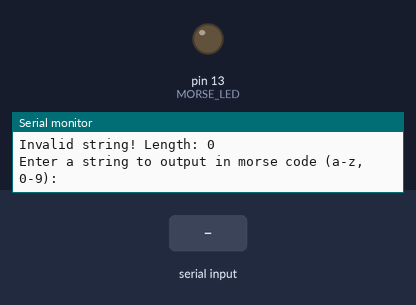
This sketch was run on a simulated Arduino Uno, built with avr-gcc and run on an emulated ATmega328P. Shown: output pins drawn as LEDs (lit = HIGH), the last lines printed to the serial monitor. The inputs (shaded band) are chosen by the test bench.

Above: at 1.2 s.
1.3 s: "a" received over Serial
At 3.1 s:
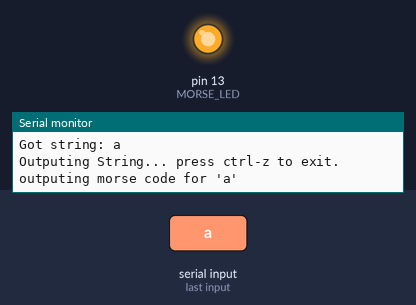
Timing chart, 0 to 10.3 s (numbered marks = the images above; inputs shaded):
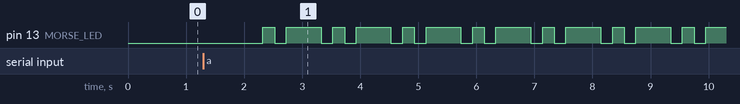

Measured:
- after the input at 1.3 s, pin 13 (MORSE_LED): LOW → HIGH after 1.0 s, then repeats every 1.2 s: LOW 0.20 s, HIGH 0.60 s, LOW 0.20 s, HIGH 0.20 s

The sketch:

app.ino
```cpp
#define MORSE_LED 13

/*
 * Blink the built-in LED once with an input for wait time in MS
 */
void blink(unsigned wait) {
  digitalWrite(MORSE_LED, HIGH);   // turn the LED on (HIGH is the voltage level)
  delay(wait);                       // wait
  digitalWrite(MORSE_LED, LOW);    // turn the LED off by making the voltage LOW
  delay(200);
}

void dot(unsigned repeats) {
  for (unsigned i = 0; i < repeats; i++)
    blink(200);
}

void dash(unsigned repeats) {
  for (unsigned i = 0; i < repeats; i++)
    blink(600);
}

// Blink out the morse code for a single input character.
void char_to_morse(char c) {
  Serial.print("outputing morse code for '");
  Serial.print(c);
  Serial.println("'");

  switch(c) {
    case ' ': delay(500);
    case 'a': dot(1); dash(1); break;
    case 'b': dash(1); dot(3); break;
    case 'c': dash(1); dot(1); dash(1); dot(1); break;
    case 'd': dash(1); dot(2); break;
    case 'e': dot(1); break;
    case 'f': dot(2); dash(1); dot(1); break;
    case 'g': dash(2); dot(1); break;
    case 'h': dot(4); break;
    case 'i': dot(2); break;
    case 'j': dot(1); dash(3); break;
    case 'k': dash(1); dot(1); dash(1); break;
    case 'l': dot(1); dash(1); dot(2); break;
    case 'm': dash(2); break;
    case 'n': dash(1); dot(1); break;
    case 'o': dash(3); break;
    case 'p': dot(1); dash(2); dot(1); break;
    case 'q': dash(2); dot(1); dash(1); break;
    case 'r': dot(1); dash(1); dot(1); break;
    case 's': dot(3); break;
    case 't': dash(1); break;
    case 'u': dot(2); dash(1); break;
    case 'v': dot(3); dash(1); break;
    case 'w': dot(1); dash(2); break;
    case 'x': dash(1); dot(2); dash(1); break;
    case 'y': dash(1); dot(1); dash(2); break;
    case 'z': dash(2); dot(2); break;
    case '1': dot(1); dash(4); break;
    case '2': dot(2); dash(3); break;
    case '3': dot(3); dash(2); break;
    case '4': dot(4); dash(1); break;
    case '5': dot(5);  break;
    case '6': dash(1); dot(4); break;
    case '7': dash(2); dot(3); break;
    case '8': dash(3); dot(2); break;
    case '9': dash(4); dot(1); break;
    case '0': dash(5); break;
    default:
      delay(500);
      Serial.print("Received an invalid character!: [");
      Serial.print(c);
      Serial.println("]");
  }
}

/*
 * Main Setup
 */
void setup() {
    // initialize the serial port - to capture input
    Serial.begin(9600);
    delay(50);

    // initialize the LED Pin for output
    pinMode(MORSE_LED, OUTPUT);


    while(!Serial) {}

    Serial.println("Setup Complete!");
}

bool validate_string(String s) {
  if (s.length() < 1) {
    Serial.println("Invalid string! Length: 0");
    return false;
  }
  return true;
}

/*
 * The Main Loop
 */
void loop() {
  bool valid_input = false;
  String input_string = "";
  while (!valid_input) {
    //Serial.setTimeout(20000); // Set input timeout to 20 seconds (really long)
    Serial.println("Enter a string to output in morse code (a-z, 0-9): ");
    input_string = Serial.readString();
    input_string.trim();
    input_string.toLowerCase();
    Serial.print("Got string: ");
    Serial.println(input_string);
    valid_input = validate_string(input_string);
  }
  Serial.println("Outputing String... press ctrl-z to exit.");
  //Serial.setTimeout(1500);
  unsigned input_char = (unsigned)0;
  // Start over on Control-Z
  while (input_char != 0x1A) {
    // Iterate over input string
    for (int char_index = 0; char_index < input_string.length(); char_index++) {
      // If user input char is sentinal, exit display loop
      if (input_string.charAt(char_index) == 0x1A) {
        break;
      }
      // blink morse code for each character
      char_to_morse(input_string.charAt(char_index));
      input_char = Serial.read();
      Serial.print("checking for ctrl-z... Got val: ");
      Serial.print(input_char);
      Serial.println();
      if (input_char == 0x1A) {
        break;
      }
    }
  }
}
```
